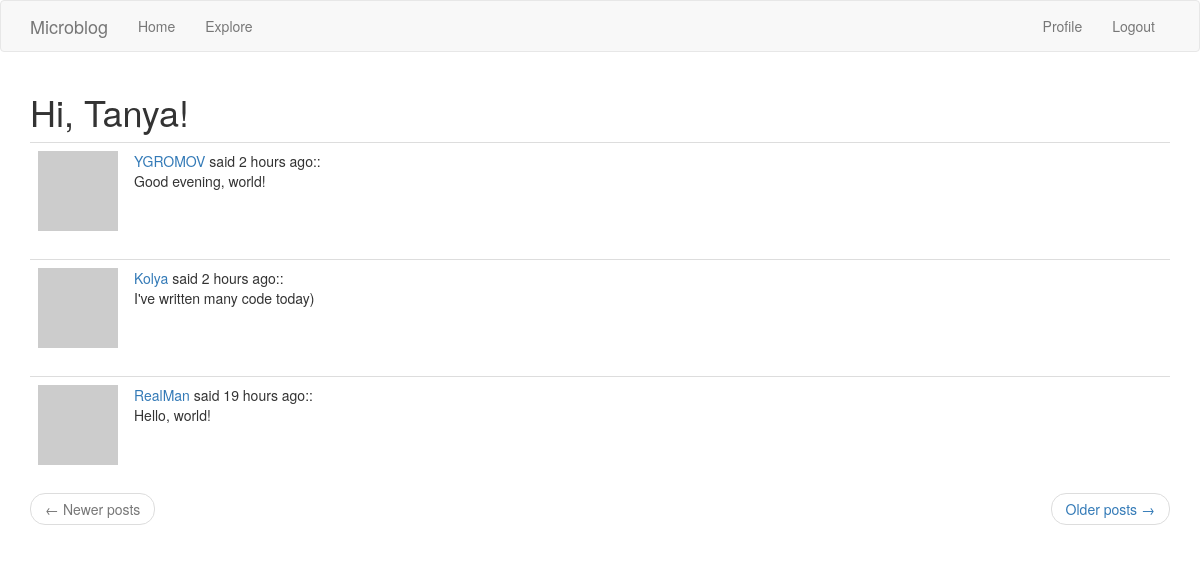
Screenshot of /explore (signed in) with the database file from the repository.
### app/models.py (models this page shows, shortened)
class User(UserMixin, db.Model):
    id = db.Column(db.Integer, primary_key=True)
    username = db.Column(db.String(64), index=True, unique=True)
    email = db.Column(db.String(120), index=True, unique=True)
    password_hash = db.Column(db.String(128))
    posts = db.relationship('Post', backref='author', lazy='dynamic')
    about_me = db.Column(db.String(140))
    last_seen = db.Column(db.DateTime, default=datetime.utcnow)
    followed = db.relationship(
        'User', secondary=followers,
        primaryjoin=(followers.c.follower_id == id),
        secondaryjoin=(followers.c.followed_id == id),
        backref=db.backref('followers', lazy='dynamic'), lazy='dynamic')
    def avatar(self, size):
        digest = md5(self.email.lower().encode('utf-8')).hexdigest()
        return 'https://www.gravatar.com/avatar/{}?d=identicon&s={}'.format(
            digest, size)

class Post(db.Model):
    id = db.Column(db.Integer, primary_key=True)
    body = db.Column(db.String(140))
    timestamp = db.Column(db.DateTime, index=True, default=datetime.utcnow)
    user_id = db.Column(db.Integer, db.ForeignKey('user.id'))

### app/routes.py (the view)
@app.route('/explore')
@login_required
def explore():
    page = request.args.get('page', 1, type=int)
    posts = Post.query.order_by(Post.timestamp.desc()).paginate(
        page, app.config['POSTS_PER_PAGE'], False)
    if posts.has_next:
        next_url = url_for('explore', page=posts.next_num)
    else:
        next_url = None
    if posts.has_prev:
        prev_url = url_for('explore', page=posts.prev_num)
    else:
        prev_url = None
    return render_template("index.html", title='Explore', posts=posts.items,
                          next_url=next_url, prev_url=prev_url)

### app/models.py (called while the page is built)
@login.user_loader
def load_user(id):
    return User.query.get(int(id))

### app/routes.py (called while the page is built)
@app.before_request
def before_request():
    if current_user.is_authenticated:
        current_user.last_seen = datetime.utcnow()
        db.session.commit()

### app/templates/index.html (shortened to what this page needs)
{% extends "base.html" %}
{% import 'bootstrap/wtf.html' as wtf %}
{% block app_content %}
    <h1>Hi, {{ current_user.username }}!</h1>
    {% for post in posts %}
    	{% include '_post.html' %}
    {% endfor %}
    <nav aria-label="...">
        <ul class="pager">
        <li class="previous{% if not prev_url %} disabled{% endif %}">
            <a href="{{ prev_url or '#' }}">
                <span aria-hidden="true">&larr;</span> Newer posts
            </a>
        </li>
        <li class="next{% if not next_url %} disabled{% endif %}">
            <a href="{{ next_url or '#' }}">
                Older posts <span aria-hidden="true">&rarr;</span>
            </a>
        </li>
        </ul>
    </nav>
{% endblock %}

### app/templates/_post.html
<table class="table table-hover">
    <tr>
        <td width="70px">
            <a href="{{ url_for('user', username=post.author.username) }}">
                <img src="{{ post.author.avatar(64) }}" />
            </a>
        </td>
        <td>
            <a href="{{ url_for('user', username=post.author.username) }}">
                {{ post.author.username }}
            </a>
            said {{ moment(post.timestamp).fromNow() }}::
            <br>
            {{ post.body }}
        </td>
    </tr>
</table>

### rows the page displays
User: username "Tanya"
Post: author.username "YGROMOV", timestamp "2 hours ago", body "Good evening, world!"
Post: author.username "Kolya", timestamp "2 hours ago", body "I've written many code today)"
Post: author.username "RealMan", timestamp "19 hours ago", body "Hello, world!"
